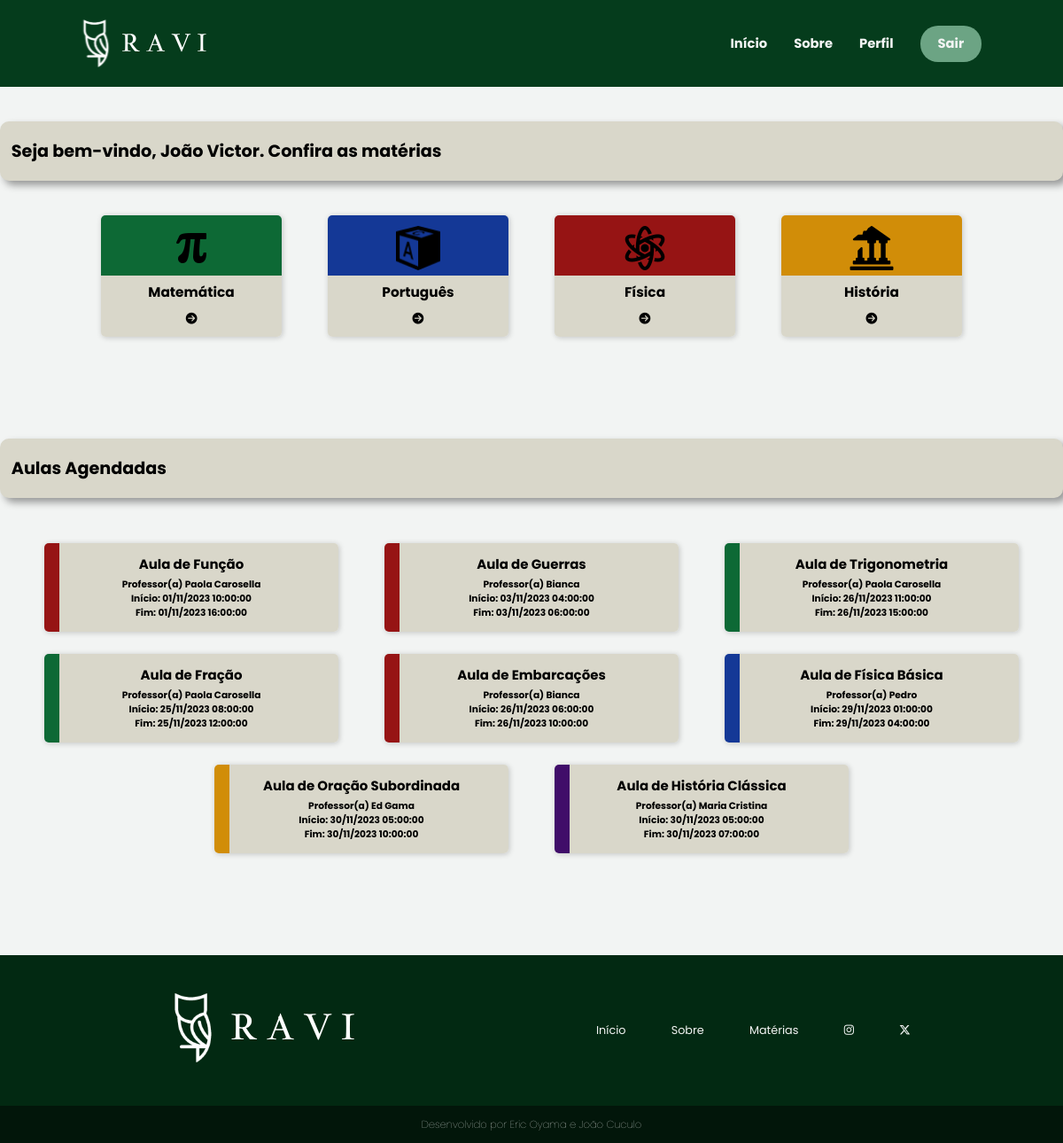
The page /sistema-aluno/aluno/principal.php (signed in) on the database as committed earlier.
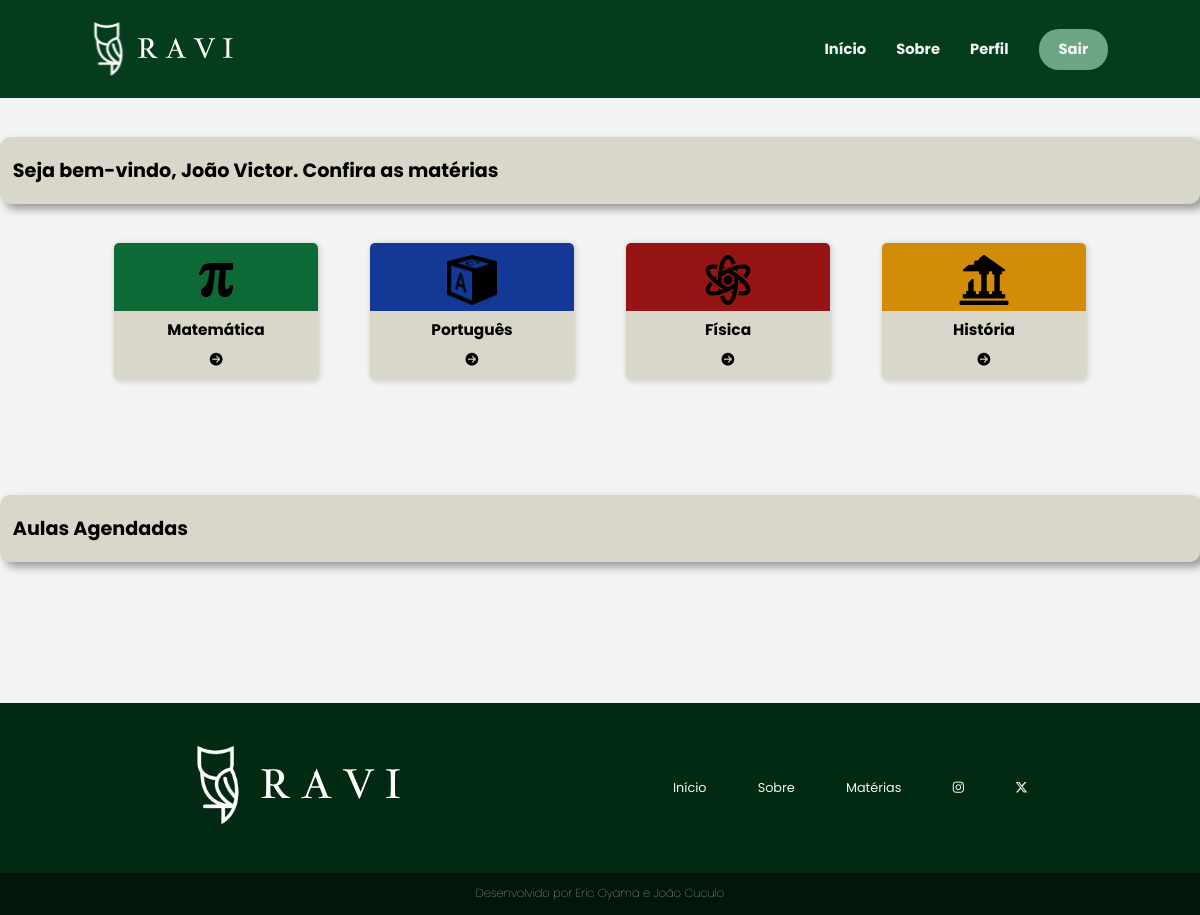
The same page on the database as committed later.
### tables this page shows
CREATE TABLE `events` (
  `id` int(11) NOT NULL,
  `title` varchar(220) NOT NULL,
  `color` varchar(45) NOT NULL,
  `start` datetime NOT NULL,
  `end` datetime NOT NULL,
  `conteudo` text NOT NULL,
  `formaPag` varchar(20) NOT NULL,
  `aluno_id` int(11) DEFAULT NULL,
  `professor_id` int(11) DEFAULT NULL,
  `valorTotal` int(11) NOT NULL
);

CREATE TABLE `professor` (
  `id` int(11) NOT NULL,
  `nome` varchar(100) NOT NULL,
  `email` varchar(100) NOT NULL,
  `senha` varchar(100) NOT NULL,
  `dn` date NOT NULL,
  `endereco` varchar(100) NOT NULL,
  `cep` varchar(20) NOT NULL,
  `estado` varchar(100) NOT NULL,
  `cidade` varchar(100) NOT NULL,
  `telefone` varchar(20) NOT NULL,
  `cpf` varchar(20) NOT NULL,
  `rg` varchar(20) NOT NULL,
  `sexo` varchar(10) NOT NULL,
  `areaFormacao` varchar(100) NOT NULL,
  `curriculo` varchar(220) NOT NULL,
  `conteudo` mediumtext NOT NULL,
  `valorHora` varchar(10) NOT NULL,
  `area_id` int(11) DEFAULT NULL,
  `dataCad` timestamp NOT NULL DEFAULT current_timestamp(),
  `status` varchar(11) NOT NULL
);

### sistema-aluno/aluno/principal.php (the view, shortened to what this page needs)
<?php
    require_once('../../conexao.php');
    $sql = "SELECT events.*, professor.nome
              FROM events
        INNER JOIN professor ON events.professor_id = professor.id
             WHERE aluno_id = " . $_SESSION['id'];
    $resultado = mysqli_query($conexao, $sql);
?>
<!DOCTYPE html>
<html lang="pt-br">
<head>
    <link rel="stylesheet" href="../../assets/css/header-footer.css">
    <link rel="stylesheet" href="../../assets/css/principal.css">
</head>
<body>
    <?php require_once("../template-aluno/menu4.php") ?>
    <main class="container">
        <div class="bem-vindo">
            <h2>Seja bem-vindo, <?= $_SESSION['nome']; ?>. Confira as matérias</h2>
        </div>
        <section class="cursos">
            <div class="card-cursos">
                <article class="card">
                    <a href="../materias/matematica.php">
                        <img src="../../assets/img/pi-icon.png">
                        <strong>Matemática</strong>
                        <i class="fa-sharp fa-solid fa-circle-arrow-right" style="color: #000000;"></i>
                    </a>
                </article>
                <article class="card">
                    <a href="../materias/portugues.php" id="port">
                        <img src="../../assets/img/abc-icon.png">
                        <strong>Português</strong>
                        <i class="fa-sharp fa-solid fa-circle-arrow-right" style="color: #000000;"></i>
                    </a>
                </article>
                <article class="card">
                    <a href="../materias/fisica.php" id="fis">
                        <img src="../../assets/img/atom-icon.png">
                        <strong>Física</strong>
                        <i class="fa-sharp fa-solid fa-circle-arrow-right" style="color: #000000;"></i>
                    </a>
                </article>
                <article class="card">
                    <a href="../materias/historia.php" id="hist">
                        <img src="../../assets/img/ruins-icon.png">
                        <strong>História</strong>
                        <i class="fa-sharp fa-solid fa-circle-arrow-right" style="color: #000000;"></i>
                    </a>
                </article>
            </div>
        </section>
        <section style="margin-top: -6rem;">
            <div class="bem-vindo">
                <h2>Aulas Agendadas</h2>
            </div>
            <div class="card-agend">
                <?php while ($linha = mysqli_fetch_array($resultado)) { ?>
                    <?php
                        $inicio = new DateTime($linha['start']);
                        $fim = new DateTime($linha['end']);
                    ?>
                    <a href="agendamento.php?id=<?= $linha['professor_id'] ?>" style="background-image: linear-gradient(to left, #D9D7CA 0, #D9D7CA 95%, <?= $linha['color'] ?> 5%);">
                        <h3><?= $linha['title'] ?></h3>
                        <h5>Professor(a) <?= $linha['nome'] ?></h5>
                        <h5>Início: <?= $inicio->format('d/m/Y H:i:s') ?></h5>
                        <h5>Fim: <?= $fim->format('d/m/Y H:i:s') ?></h5>
                    </a>
                <?php } ?>
            </div>
        </section>
    </main>
    <?php require_once("../template-aluno/rodape1.php") ?>
</body>
</html>

Rows that differ between the two databases and show on the page:
removed events: title "Aula de Função", professor.nome "Paola Carosella", start "01/11/2023 10:00:00", end "01/11/2023 16:00:00"
removed events: title "Aula de Guerras", professor.nome "Bianca", start "03/11/2023 04:00:00", end "03/11/2023 06:00:00"
removed events: title "Aula de Trigonometria", professor.nome "Paola Carosella", start "26/11/2023 11:00:00", end "26/11/2023 15:00:00"
removed events: title "Aula de Fração", professor.nome "Paola Carosella", start "25/11/2023 08:00:00", end "25/11/2023 12:00:00"
removed events: title "Aula de Embarcações", professor.nome "Bianca", start "26/11/2023 06:00:00", end "26/11/2023 10:00:00"
removed events: title "Aula de Fí­sica Básica", professor.nome "Pedro", start "29/11/2023 01:00:00", end "29/11/2023 04:00:00"
removed events: title "Aula de Oração Subordinada", professor.nome "Ed Gama", start "30/11/2023 05:00:00", end "30/11/2023 10:00:00"
removed events: title "Aula de História Clássica", professor.nome "Maria Cristina", start "30/11/2023 05:00:00", end "30/11/2023 07:00:00"
